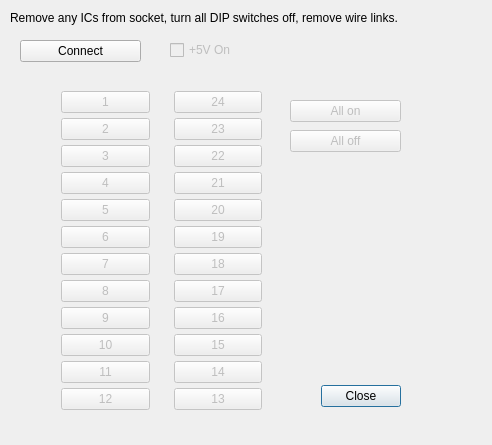
<?xml version="1.0" encoding="UTF-8"?>
<ui version="4.0">
 <class>LowLevelTest</class>
 <widget class="QDialog" name="LowLevelTest">
  <property name="geometry">
   <rect>
    <x>0</x>
    <y>0</y>
    <width>492</width>
    <height>445</height>
   </rect>
  </property>
  <property name="sizePolicy">
   <sizepolicy hsizetype="Fixed" vsizetype="Fixed">
    <horstretch>0</horstretch>
    <verstretch>0</verstretch>
   </sizepolicy>
  </property>
  <property name="minimumSize">
   <size>
    <width>492</width>
    <height>445</height>
   </size>
  </property>
  <property name="maximumSize">
   <size>
    <width>492</width>
    <height>445</height>
   </size>
  </property>
  <property name="windowTitle">
   <string>Dialog</string>
  </property>
  <widget class="QDialogButtonBox" name="buttonBox">
   <property name="geometry">
    <rect>
     <x>280</x>
     <y>380</y>
     <width>121</width>
     <height>32</height>
    </rect>
   </property>
   <property name="orientation">
    <enum>Qt::Horizontal</enum>
   </property>
   <property name="standardButtons">
    <set>QDialogButtonBox::Close</set>
   </property>
  </widget>
  <widget class="QLabel" name="label">
   <property name="geometry">
    <rect>
     <x>10</x>
     <y>10</y>
     <width>481</width>
     <height>16</height>
    </rect>
   </property>
   <property name="text">
    <string>Remove any ICs from socket, turn all DIP switches off, remove wire links.</string>
   </property>
  </widget>
  <widget class="QPushButton" name="btnConnect">
   <property name="geometry">
    <rect>
     <x>20</x>
     <y>40</y>
     <width>121</width>
     <height>22</height>
    </rect>
   </property>
   <property name="text">
    <string>Connect</string>
   </property>
  </widget>
  <widget class="QCheckBox" name="cbPowerOn">
   <property name="enabled">
    <bool>false</bool>
   </property>
   <property name="geometry">
    <rect>
     <x>170</x>
     <y>40</y>
     <width>221</width>
     <height>20</height>
    </rect>
   </property>
   <property name="text">
    <string>+5V On</string>
   </property>
  </widget>
  <widget class="QPushButton" name="btnAllOn">
   <property name="enabled">
    <bool>false</bool>
   </property>
   <property name="geometry">
    <rect>
     <x>290</x>
     <y>100</y>
     <width>111</width>
     <height>22</height>
    </rect>
   </property>
   <property name="text">
    <string>All on</string>
   </property>
  </widget>
  <widget class="QPushButton" name="btnAllOff">
   <property name="enabled">
    <bool>false</bool>
   </property>
   <property name="geometry">
    <rect>
     <x>290</x>
     <y>130</y>
     <width>111</width>
     <height>22</height>
    </rect>
   </property>
   <property name="text">
    <string>All off</string>
   </property>
  </widget>
  <widget class="QWidget" name="layoutWidget">
   <property name="geometry">
    <rect>
     <x>61</x>
     <y>86</y>
     <width>201</width>
     <height>332</height>
    </rect>
   </property>
   <layout class="QGridLayout" name="gridLayout">
    <property name="horizontalSpacing">
     <number>24</number>
    </property>
    <property name="verticalSpacing">
     <number>0</number>
    </property>
    <item row="0" column="0">
     <widget class="QPushButton" name="btn1">
      <property name="enabled">
       <bool>false</bool>
      </property>
      <property name="text">
       <string notr="true">1</string>
      </property>
     </widget>
    </item>
    <item row="0" column="1">
     <widget class="QPushButton" name="btn24">
      <property name="enabled">
       <bool>false</bool>
      </property>
      <property name="text">
       <string notr="true">24</string>
      </property>
     </widget>
    </item>
    <item row="1" column="0">
     <widget class="QPushButton" name="btn2">
      <property name="enabled">
       <bool>false</bool>
      </property>
      <property name="text">
       <string notr="true">2</string>
      </property>
     </widget>
    </item>
    <item row="1" column="1">
     <widget class="QPushButton" name="btn23">
      <property name="enabled">
       <bool>false</bool>
      </property>
      <property name="text">
       <string notr="true">23</string>
      </property>
     </widget>
    </item>
    <item row="2" column="0">
     <widget class="QPushButton" name="btn3">
      <property name="enabled">
       <bool>false</bool>
      </property>
      <property name="text">
       <string notr="true">3</string>
      </property>
     </widget>
    </item>
    <item row="2" column="1">
     <widget class="QPushButton" name="btn22">
      <property name="enabled">
       <bool>false</bool>
      </property>
      <property name="text">
       <string notr="true">22</string>
      </property>
     </widget>
    </item>
    <item row="3" column="0">
     <widget class="QPushButton" name="btn4">
      <property name="enabled">
       <bool>false</bool>
      </property>
      <property name="text">
       <string notr="true">4</string>
      </property>
     </widget>
    </item>
    <item row="3" column="1">
     <widget class="QPushButton" name="btn21">
      <property name="enabled">
       <bool>false</bool>
      </property>
      <property name="text">
       <string notr="true">21</string>
      </property>
     </widget>
    </item>
    <item row="4" column="0">
     <widget class="QPushButton" name="btn5">
      <property name="enabled">
       <bool>false</bool>
      </property>
      <property name="text">
       <string notr="true">5</string>
      </property>
     </widget>
    </item>
    <item row="4" column="1">
     <widget class="QPushButton" name="btn20">
      <property name="enabled">
       <bool>false</bool>
      </property>
      <property name="text">
       <string notr="true">20</string>
      </property>
     </widget>
    </item>
    <item row="5" column="0">
     <widget class="QPushButton" name="btn6">
      <property name="enabled">
       <bool>false</bool>
      </property>
      <property name="text">
       <string notr="true">6</string>
      </property>
     </widget>
    </item>
    <item row="5" column="1">
     <widget class="QPushButton" name="btn19">
      <property name="enabled">
       <bool>false</bool>
      </property>
      <property name="text">
       <string notr="true">19</string>
      </property>
     </widget>
    </item>
    <item row="6" column="0">
     <widget class="QPushButton" name="btn7">
      <property name="enabled">
       <bool>false</bool>
      </property>
      <property name="text">
       <string notr="true">7</string>
      </property>
     </widget>
    </item>
    <item row="6" column="1">
     <widget class="QPushButton" name="btn18">
      <property name="enabled">
       <bool>false</bool>
      </property>
      <property name="text">
       <string notr="true">18</string>
      </property>
     </widget>
    </item>
    <item row="7" column="0">
     <widget class="QPushButton" name="btn8">
      <property name="enabled">
       <bool>false</bool>
      </property>
      <property name="text">
       <string notr="true">8</string>
      </property>
     </widget>
    </item>
    <item row="7" column="1">
     <widget class="QPushButton" name="btn17">
      <property name="enabled">
       <bool>false</bool>
      </property>
      <property name="text">
       <string notr="true">17</string>
      </property>
     </widget>
    </item>
    <item row="8" column="0">
     <widget class="QPushButton" name="btn9">
      <property name="enabled">
       <bool>false</bool>
      </property>
      <property name="text">
       <string notr="true">9</string>
      </property>
     </widget>
    </item>
    <item row="8" column="1">
     <widget class="QPushButton" name="btn16">
      <property name="enabled">
       <bool>false</bool>
      </property>
      <property name="text">
       <string notr="true">16</string>
      </property>
     </widget>
    </item>
    <item row="9" column="0">
     <widget class="QPushButton" name="btn10">
      <property name="enabled">
       <bool>false</bool>
      </property>
      <property name="text">
       <string notr="true">10</string>
      </property>
     </widget>
    </item>
    <item row="9" column="1">
     <widget class="QPushButton" name="btn15">
      <property name="enabled">
       <bool>false</bool>
      </property>
      <property name="text">
       <string notr="true">15</string>
      </property>
     </widget>
    </item>
    <item row="10" column="0">
     <widget class="QPushButton" name="btn11">
      <property name="enabled">
       <bool>false</bool>
      </property>
      <property name="text">
       <string notr="true">11</string>
      </property>
     </widget>
    </item>
    <item row="10" column="1">
     <widget class="QPushButton" name="btn14">
      <property name="enabled">
       <bool>false</bool>
      </property>
      <property name="text">
       <string notr="true">14</string>
      </property>
     </widget>
    </item>
    <item row="11" column="0">
     <widget class="QPushButton" name="btn12">
      <property name="enabled">
       <bool>false</bool>
      </property>
      <property name="text">
       <string notr="true">12</string>
      </property>
     </widget>
    </item>
    <item row="11" column="1">
     <widget class="QPushButton" name="btn13">
      <property name="enabled">
       <bool>false</bool>
      </property>
      <property name="text">
       <string notr="true">13</string>
      </property>
     </widget>
    </item>
   </layout>
  </widget>
 </widget>
 <resources/>
 <connections>
  <connection>
   <sender>buttonBox</sender>
   <signal>accepted()</signal>
   <receiver>LowLevelTest</receiver>
   <slot>accept()</slot>
   <hints>
    <hint type="sourcelabel">
     <x>248</x>
     <y>254</y>
    </hint>
    <hint type="destinationlabel">
     <x>157</x>
     <y>274</y>
    </hint>
   </hints>
  </connection>
  <connection>
   <sender>buttonBox</sender>
   <signal>rejected()</signal>
   <receiver>LowLevelTest</receiver>
   <slot>reject()</slot>
   <hints>
    <hint type="sourcelabel">
     <x>316</x>
     <y>260</y>
    </hint>
    <hint type="destinationlabel">
     <x>286</x>
     <y>274</y>
    </hint>
   </hints>
  </connection>
 </connections>
</ui>
